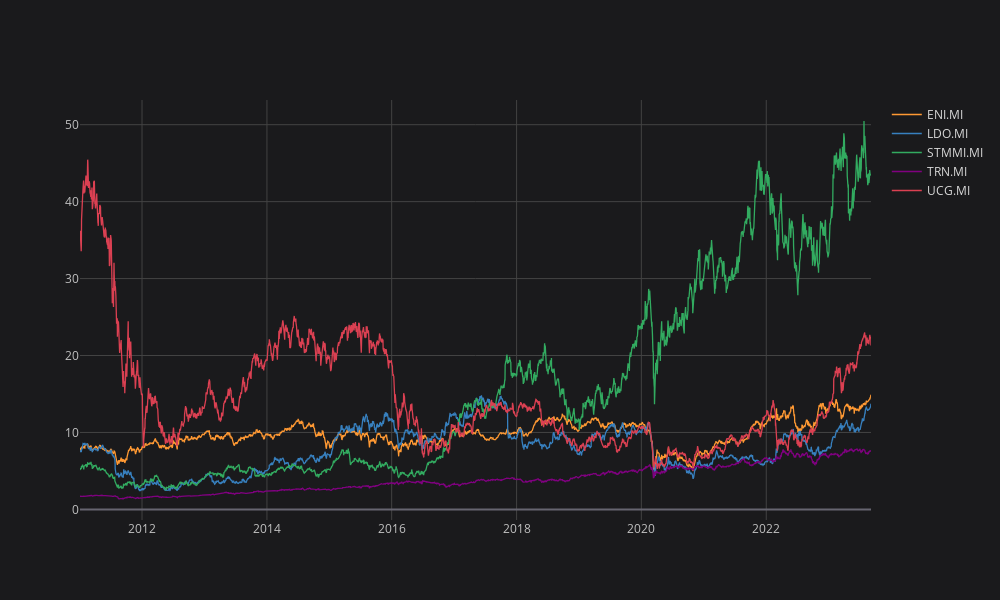

This figure's notebook cell:
### Code cell
# Plot price history
configure_plotly_browser_state()
df.iplot(kind='line')

### Figure 1 — Plotly figure (JSON) as saved in the notebook; plotly's stock layout.template omitted (floating-point values rounded to 4 significant figures; data arrays with more than 128 entries replaced by an {"elided": "..."} marker saying what was removed)
{"data": [{"line": {"color": "rgba(255, 153, 51, 1.0)", "dash": "solid", "shape": "linear", "width": 1.3}, "mode": "lines", "name": "ENI.MI", "text": "", "type": "scatter", "x": {"elided": "3223 str values"}, "y": {"elided": "3223 float values"}}, {"line": {"color": "rgba(55, 128, 191, 1.0)", "dash": "solid", "shape": "linear", "width": 1.3}, "mode": "lines", "name": "LDO.MI", "text": "", "type": "scatter", "x": {"elided": "3223 str values"}, "y": {"elided": "3223 float values"}}, {"line": {"color": "rgba(50, 171, 96, 1.0)", "dash": "solid", "shape": "linear", "width": 1.3}, "mode": "lines", "name": "STMMI.MI", "text": "", "type": "scatter", "x": {"elided": "3223 str values"}, "y": {"elided": "3223 float values"}}, {"line": {"color": "rgba(128, 0, 128, 1.0)", "dash": "solid", "shape": "linear", "width": 1.3}, "mode": "lines", "name": "TRN.MI", "text": "", "type": "scatter", "x": {"elided": "3223 str values"}, "y": {"elided": "3223 float values"}}, {"line": {"color": "rgba(219, 64, 82, 1.0)", "dash": "solid", "shape": "linear", "width": 1.3}, "mode": "lines", "name": "UCG.MI", "text": "", "type": "scatter", "x": {"elided": "3223 str values"}, "y": {"elided": "3223 float values"}}], "layout": {"height": 600, "legend": {"bgcolor": "#1A1A1C", "font": {"color": "#D9D9D9"}}, "paper_bgcolor": "#1A1A1C", "plot_bgcolor": "#1A1A1C", "title": {"font": {"color": "#D9D9D9"}}, "width": 1000, "xaxis": {"gridcolor": "#434343", "showgrid": true, "tickfont": {"color": "#C2C2C2"}, "title": {"font": {"color": "#D9D9D9"}, "text": ""}, "zerolinecolor": "#666570"}, "yaxis": {"gridcolor": "#434343", "showgrid": true, "tickfont": {"color": "#C2C2C2"}, "title": {"font": {"color": "#D9D9D9"}, "text": ""}, "zerolinecolor": "#666570"}}}
